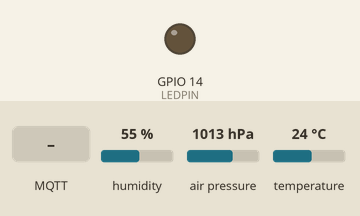
This sketch was run on a simulated ESP32. Shown: output pins drawn as LEDs (lit = HIGH). The test bench sets the inputs (shaded band); at power-on: humidity 55 %, air pressure 1013 hPa, temperature 24 °C. WiFi joins after 1.5 s; servers stay silent unless stated; no MQTT or app messages arrive unless stated; pins used as bus, display or sensor lines are not drawn; what the sketch prints to the serial monitor is not drawn.

Above: at 4.7 s.
4.8 s: MQTT message "ON" arrives on the first subscribed topic
At 5.5 s:
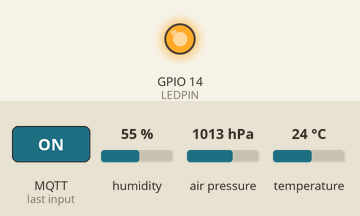
6.3 s: MQTT message "1" arrives on the first subscribed topic
At 6.6 s:
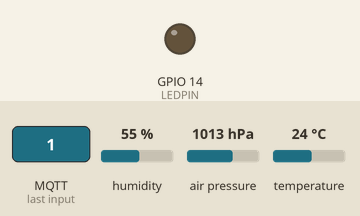
Timing chart, 0 to 9.3 s (numbered marks = the images above; inputs shaded):
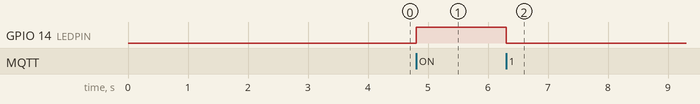

The sketch:

bmp280_mq2_d1_mini_MQTT_HA_deep_sleep.ino
```cpp
#include <WiFi.h>
#include <PubSubClient.h>
#include "ArduinoJson.h"
#include <Adafruit_Sensor.h>
#include <Adafruit_BME280.h>

#define uS_TO_S_FACTOR 1000000ULL  // Conversion factor for micro seconds to seconds
#define TIME_TO_SLEEP  1800 // seconds of sleep
#define SEALEVELPRESSURE_HPA (1020.0)

Adafruit_BME280 bme; // I2C
// Variable Declaration
const char* ssid = "wifiID";
const char* password = "wifipssw";
// Add your MQTT Broker IP address, example:
const char* mqtt_server = "192.168.1.235";
const int BMPVCCPIN = 33;
const int LEDPIN = 14; // LED pin
const int GASPIN = 35; // ADC pin

WiFiClient espClient;
PubSubClient client(espClient);
//Create ArduinoJson object
JsonDocument doc; //We definitely need this for collecting the BMP280 data

int value = 0;

void setup() {
  // put your setup code here, to run once:
  pinMode(LEDPIN, OUTPUT);
  pinMode(GASPIN, INPUT);
  // set output the GPIO 33 where the BMP gets is VCC
  pinMode(BMPVCCPIN, OUTPUT);
  // set HIGH to give 3.3V as VCC to the 3.3V sensor
  digitalWrite(BMPVCCPIN, HIGH);
  Serial.begin(115200);
  delay(2000); // wait two seconds to stabilize the connection
  Serial.println("I am awake!");
  setup_wifi();
  // Connect to mqtt_server
  client.setServer(mqtt_server, 1883);
  // Set Call Back function which takes the callback function as an argument. Function so be called for the constructor only if we wait for a response from the Home Assistant. Like a button pressed or action
  client.setCallback(callback);
  // esp_sleep_enable_timer_wakeup(TIME_TO_SLEEP * uS_TO_S_FACTOR);


  // check the bmp280 sensor
  bool status;
  // default settings
  // (you can also pass in a Wire library object like &Wire2)
  status = bme.begin(0x76);
  if (!status) {
    Serial.println("Could not find a valid BME280 sensor, check wiring!");
    Serial.println("Infinite Loop Started...");
    while (1); // Don't proceed, loop forever
  }
}

void loop() { // Loop function of microcrontroller
  float gas = analogRead(GASPIN);
  float h =  bme.readHumidity();
  float t = bme.readTemperature();
  float alt = bme.readAltitude(SEALEVELPRESSURE_HPA);
  float press = bme.readPressure()/100.0F;
  // Serial.println(t);
  // Serial.print("Gas Sensing Analog Value:");
  // Serial.println(gas);
  // create the JSON file
  doc["sensorName"] = "BMP280";
  doc["temp_bmp"] = t;
  doc["hum_bmp"] = h;
  doc["alt_bmp"] = alt;
  doc["press_bmp"] = press;
  doc["gas_mq2"] = gas;
  char buffer[256]; // https://arduinojson.org/v6/how-to/use-arduinojson-with-pubsubclient/ (Serializing a JSON document into an MQTT message)
  serializeJson(doc, buffer); //needs the json doc + buffer which is a temporary string which prints like { "car" : toyota, "seats" : 5} etc

  // connect to MQTT broker
  if (!client.connected()) {
    reconnect();

  }

  client.publish("livingroom/bmp280sensor",  buffer);
  // delay(300000); // every 5 minutes, so that it has time not to overheat
  //better If it goes to sleep
  //here for ESP32 for some whatever reason, client.loop(). It workd only if I call client connected first. Then I need to give again connection and client loop.
  // I personally didn't get. Seen this on github and it works
  uint32_t loopStart = millis();
  while (millis() - loopStart < 15000) {
    if (!client.connected()) { reconnect(); }
    else client.loop(); }


  // client.loop(); // function needed to constantly run the MQTT broker
  Serial.println("I am going to sleep!");
  // esp_deep_sleep_start();
  ESP.deepSleep(uS_TO_S_FACTOR * TIME_TO_SLEEP);

}


void callback(char *topic, byte *message, unsigned int length) {
  Serial.print("Message arrived on topic: ");
  Serial.print(topic);
  Serial.print(". Message: ");
  String messageTemp;

  for (int i = 0; i < length; i++) {
    Serial.print((char)message[i]);
    messageTemp += (char)message[i];
  }
  Serial.println();
  Serial.println(messageTemp);
  if (messageTemp == "ON"){
    Serial.println("Lamp is ON");
    digitalWrite(LEDPIN, HIGH);
  }
  else{
    Serial.println("Lamp is OFF");
    digitalWrite(LEDPIN, LOW);
  }
}

void setup_wifi() {
  delay(10);
  // We start by connecting to a WiFi network
  Serial.println();
  Serial.print("Connecting to ");
  Serial.println(ssid);

  WiFi.begin(ssid, password);

  while (WiFi.status() != WL_CONNECTED) {
    delay(500);
    Serial.print(".");
  }

  Serial.println("");
  Serial.println("WiFi connected");
  Serial.println("IP address: ");
  Serial.println(WiFi.localIP());
}

// reconnect in case of failure
void reconnect() {
  // Loop until we're reconnected
  while (!client.connected()) {
    Serial.print("Attempting MQTT connection...");
    // Attempt to connect
    if (client.connect("ESP32_clientIDBMP280", "mqtt-user", "mqtt-password")) {
      Serial.println("connected");
      // Subscribe
      client.subscribe("livingroom/light/switch");
    } else {
      Serial.print("failed, rc=");
      Serial.print(client.state());
      Serial.println(" try again in 5 seconds");
      // Wait 5 seconds before retrying
      delay(5000);
    }
  }
}
```

Measured:
- after the input at 4.8 s, GPIO 14 (LEDPIN): LOW → HIGH at once
- after the input at 6.3 s, GPIO 14 (LEDPIN): HIGH → LOW at once
